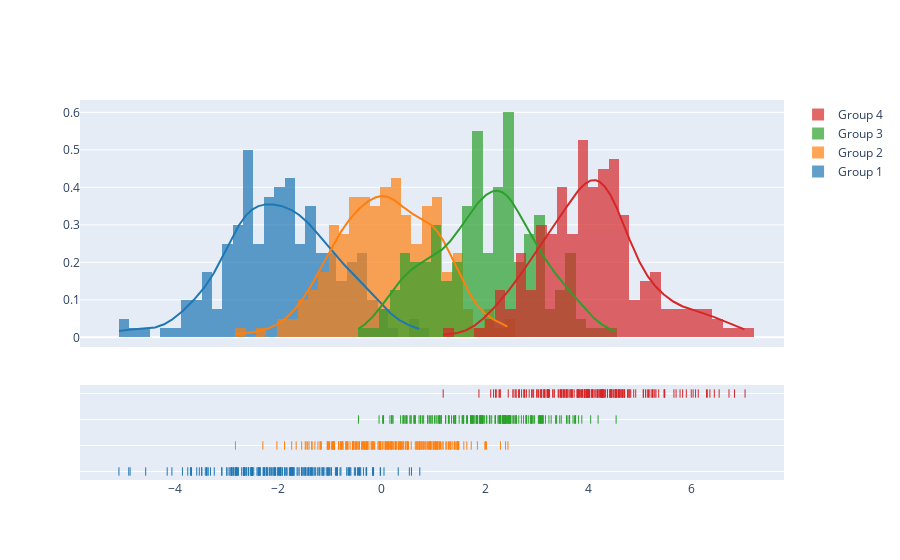

The code cell stored with this chart in its notebook:
### Code cell
import plotly.figure_factory as ff

# Add histogram data
x1 = np.random.randn(200) - 2
x2 = np.random.randn(200)
x3 = np.random.randn(200) + 2
x4 = np.random.randn(200) + 4

# Group data together
hist_data = [x1, x2, x3, x4]

group_labels = ['Group 1', 'Group 2', 'Group 3', 'Group 4']

# Create distplot with custom bin_size
fig = ff.create_distplot(hist_data, group_labels, bin_size=.2)
fig.show()

### Figure 1 — Plotly figure (JSON) as saved in the notebook; plotly's stock layout.template omitted (floating-point values rounded to 4 significant figures; data arrays with more than 128 entries replaced by an {"elided": "..."} marker saying what was removed)
{"data": [{"autobinx": false, "histnorm": "probability density", "legendgroup": "Group 1", "marker": {"color": "rgb(31, 119, 180)"}, "name": "Group 1", "opacity": 0.7, "type": "histogram", "x": {"elided": "200 float values"}, "xaxis": "x", "xbins": {"end": 0.7399, "size": 0.2, "start": -5.074}, "yaxis": "y"}, {"autobinx": false, "histnorm": "probability density", "legendgroup": "Group 2", "marker": {"color": "rgb(255, 127, 14)"}, "name": "Group 2", "opacity": 0.7, "type": "histogram", "x": {"elided": "200 float values"}, "xaxis": "x", "xbins": {"end": 2.444, "size": 0.2, "start": -2.823}, "yaxis": "y"}, {"autobinx": false, "histnorm": "probability density", "legendgroup": "Group 3", "marker": {"color": "rgb(44, 160, 44)"}, "name": "Group 3", "opacity": 0.7, "type": "histogram", "x": {"elided": "200 float values"}, "xaxis": "x", "xbins": {"end": 4.534, "size": 0.2, "start": -0.4456}, "yaxis": "y"}, {"autobinx": false, "histnorm": "probability density", "legendgroup": "Group 4", "marker": {"color": "rgb(214, 39, 40)"}, "name": "Group 4", "opacity": 0.7, "type": "histogram", "x": {"elided": "200 float values"}, "xaxis": "x", "xbins": {"end": 7.026, "size": 0.2, "start": 1.192}, "yaxis": "y"}, {"legendgroup": "Group 1", "marker": {"color": "rgb(31, 119, 180)"}, "mode": "lines", "name": "Group 1", "showlegend": false, "type": "scatter", "x": {"elided": "500 float values"}, "xaxis": "x", "y": {"elided": "500 float values"}, "yaxis": "y"}, {"legendgroup": "Group 2", "marker": {"color": "rgb(255, 127, 14)"}, "mode": "lines", "name": "Group 2", "showlegend": false, "type": "scatter", "x": {"elided": "500 float values"}, "xaxis": "x", "y": {"elided": "500 float values"}, "yaxis": "y"}, {"legendgroup": "Group 3", "marker": {"color": "rgb(44, 160, 44)"}, "mode": "lines", "name": "Group 3", "showlegend": false, "type": "scatter", "x": {"elided": "500 float values"}, "xaxis": "x", "y": {"elided": "500 float values"}, "yaxis": "y"}, {"legendgroup": "Group 4", "marker": {"color": "rgb(214, 39, 40)"}, "mode": "lines", "name": "Group 4", "showlegend": false, "type": "scatter", "x": {"elided": "500 float values"}, "xaxis": "x", "y": {"elided": "500 float values"}, "yaxis": "y"}, {"legendgroup": "Group 1", "marker": {"color": "rgb(31, 119, 180)", "symbol": "line-ns-open"}, "mode": "markers", "name": "Group 1", "showlegend": false, "type": "scatter", "x": {"elided": "200 float values"}, "xaxis": "x", "y": {"elided": "200 str values"}, "yaxis": "y2"}, {"legendgroup": "Group 2", "marker": {"color": "rgb(255, 127, 14)", "symbol": "line-ns-open"}, "mode": "markers", "name": "Group 2", "showlegend": false, "type": "scatter", "x": {"elided": "200 float values"}, "xaxis": "x", "y": {"elided": "200 str values"}, "yaxis": "y2"}, {"legendgroup": "Group 3", "marker": {"color": "rgb(44, 160, 44)", "symbol": "line-ns-open"}, "mode": "markers", "name": "Group 3", "showlegend": false, "type": "scatter", "x": {"elided": "200 float values"}, "xaxis": "x", "y": {"elided": "200 str values"}, "yaxis": "y2"}, {"legendgroup": "Group 4", "marker": {"color": "rgb(214, 39, 40)", "symbol": "line-ns-open"}, "mode": "markers", "name": "Group 4", "showlegend": false, "type": "scatter", "x": {"elided": "200 float values"}, "xaxis": "x", "y": {"elided": "200 str values"}, "yaxis": "y2"}], "layout": {"barmode": "overlay", "hovermode": "closest", "legend": {"traceorder": "reversed"}, "xaxis": {"anchor": "y2", "domain": [0.0, 1.0], "zeroline": false}, "yaxis": {"anchor": "free", "domain": [0.35, 1], "position": 0.0}, "yaxis2": {"anchor": "x", "domain": [0, 0.25], "dtick": 1, "showticklabels": false}}}
